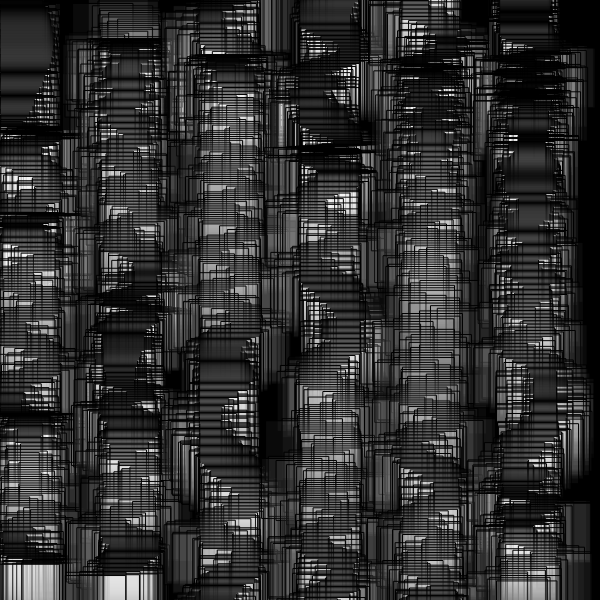
Frame 1 (no input)
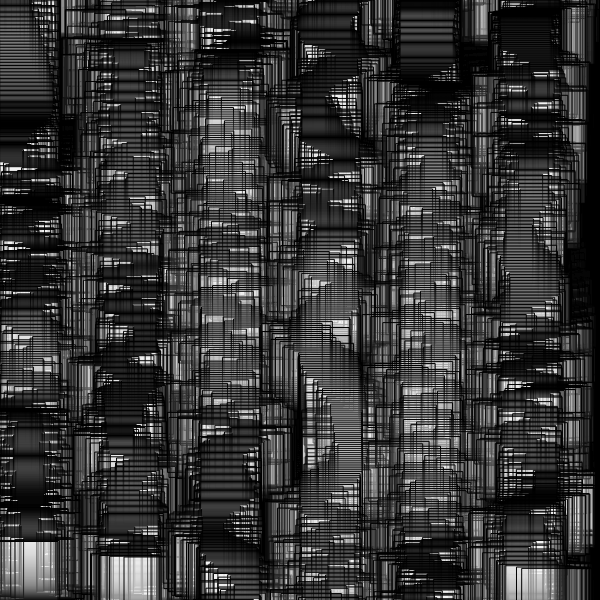
Frame 60 (no input)
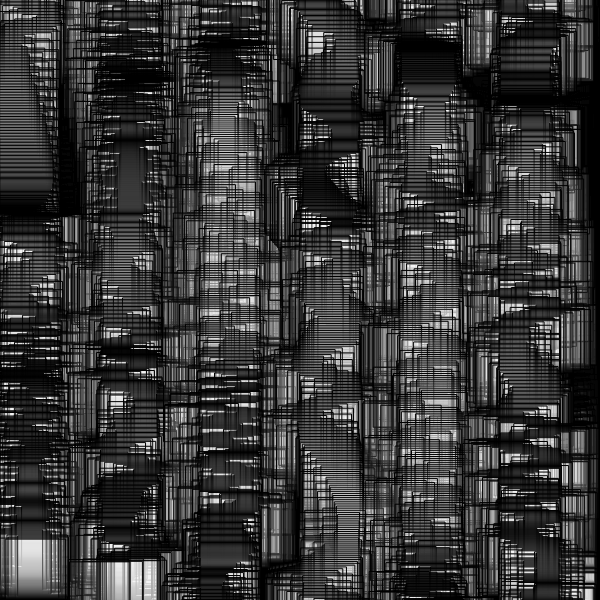
Frame 120 (the mouse pressed at the canvas centre since frame 60)

The p5.js sketch that drew these frames (run headless with seeded random() and noise() and a simulated clock; from frame 60 on, the mouse is pressed at the canvas centre):

// p5.js sketch
// ── sketch.js
//inspo from Fiona 

let moverSystems = [];
let num = 10;
let cells, cols, rows;
let offset, margin;
let cellW, cellH;
let bg;
let graphics;



function setup() {
  w = 600;
  var canvas;
    if(windowWidth>=600 && windowHeight >=600){
      canvas = createCanvas(600, 600);
    }
    else{
      canvas = createCanvas(windowWidth, windowHeight - 100);
    }

  var x = (windowWidth - width) / 2;
  var y = (windowHeight - height) / 2;

  canvas.position(x, y);
  background(0);
  noStroke();

}
var t = 0;

function draw(){
  background(0, 20)
  t+=1/500
  stroke(0)
  fill(255, 10)
  for(var x=0;x<width;x+=100){
    for(var y=-40;y<height+40;y++){
      var a=noise(x,y/width,t)*10
    　var b=noise(x,y/width-t)*300
       rect(x+sin(b)*(cos(a)-sin(x|y))*20,y+sin(a)*100, 60, 60)
     }
  }
}
